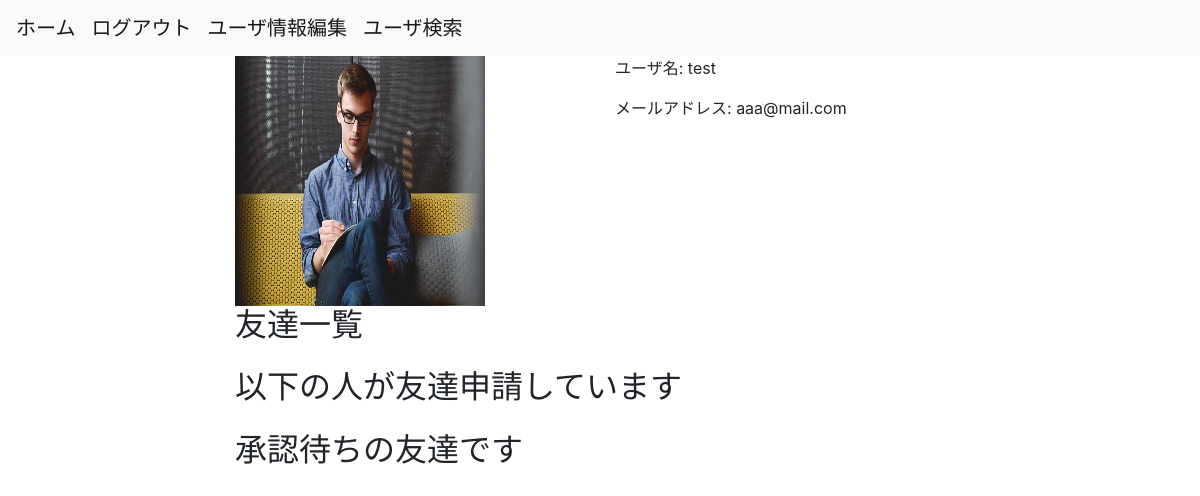
The page / (signed in) on the database its author committed.
### flaskr/models.py (models this page shows, shortened)
class User(UserMixin, db.Model):
    __tablename__ = 'users'
    id = db.Column(db.Integer, primary_key=True)
    username = db.Column(db.String(64), index=True)
    email = db.Column(db.String(64), unique=True, index=True)
    password = db.Column(
        db.String(128),
        default=generate_password_hash('snsflaskapp')
    )
    picture_path = db.Column(db.Text)
    is_active = db.Column(db.Boolean, unique=False, default=False)
    create_at = db.Column(db.DateTime, default=datetime.now)
    update_at = db.Column(db.DateTime, default=datetime.now)
    @classmethod
    def select_friends(cls):
        return cls.query.join(
            UserConnect,
            or_(
                and_(
                    UserConnect.to_user_id == cls.id,
                    UserConnect.from_user_id == current_user.get_id(),
                    UserConnect.status == 2
                ),
                and_(
                    UserConnect.from_user_id == cls.id,
                    UserConnect.to_user_id == current_user.get_id(),
                    UserConnect.status == 2
                )
            )
        ).with_entities(
            cls.id, cls.username, cls.picture_path
        ).all()
    @classmethod
    def select_requested_friends(cls):
        return cls.query.join(
            UserConnect,
            and_(
                UserConnect.from_user_id == cls.id,
                UserConnect.to_user_id == current_user.get_id(),
                UserConnect.status == 1
            )
        ).with_entities(
            cls.id, cls.username, cls.picture_path
        ).all()
    @classmethod
    def select_requesting_friends(cls):
        return cls.query.join(
            UserConnect,
            and_(
                UserConnect.from_user_id == current_user.get_id(),
                UserConnect.to_user_id == cls.id,
                UserConnect.status == 1
            )
        ).with_entities(
            cls.id, cls.username, cls.picture_path
        ).all()

### flaskr/views.py (the view)
@bp.route('/')
def home():
    friends = requested_friends = requesting_friends = None
    connect_form = ConnectForm()
    session['url'] = 'app.home'
    if current_user.is_authenticated:
        friends = User.select_friends()
        requested_friends = User.select_requested_friends()
        requesting_friends = User.select_requesting_friends()
    return render_template(
        'home.html',
        friends = friends,
        requested_friends = requested_friends,
        requesting_friends = requesting_friends,
        connect_form = connect_form
    )

### flaskr/models.py (called while the page is built)
@login_manager.user_loader
def load_user(user_id):
    return User.query.get(user_id)

### flaskr/templates/home.html (shortened to what this page needs)
{% extends "base.html" %}
{% block content %}
<div class="row">
    {% if current_user.is_authenticated %}
    <div class="col-lg-2 offset-lg-2">
        {% if current_user.picture_path %}
            <img class="user-image-big" src="{{ url_for('static', filename=current_user.picture_path) }}">
        {% endif %}
    </div>
    <div class="col-lg-4 offset-lg-2">
        <p>ユーザ名: {{ current_user.username }}</p>
        <p>メールアドレス: {{ current_user.email }}</p>
    </div>
    <div class="col-lg-8 offset-lg-2">
        <h2>友達一覧</h2>
    </div>
    <div class="col-lg-8 offset-lg-2">
        <h2>以下の人が友達申請しています</h2>
    </div>
    <div class="col-lg-8 offset-lg-2">
        <h2>承認待ちの友達です</h2>
    </div>
    {% else %}
        <p>ログイン or 登録をしてください</p>
    {% endif %}
</div>
{% endblock %}

### flaskr/templates/base.html (shortened to what this page needs)
<!DOCTYPE html>
<html lang="ja">
    <head>
        <link rel="stylesheet" href="https://stackpath.bootstrapcdn.com/bootstrap/4.5.0/css/bootstrap.min.css">
        <link rel="stylesheet" href="{{ url_for('static', filename='css/style.css')}}">
    </head>
    <body>
        <nav class="navbar navbar-expand-lg navbar-light bg-light">
            <a class="navbar-brand" href="{{url_for('app.home')}}">
                ホーム
            </a>
            {% if current_user.is_authenticated %}
            <a class="navbar-brand" href="{{url_for('app.logout')}}">
                ログアウト
            </a>
            <a class="navbar-brand" href="{{url_for('app.user')}}">
                ユーザ情報編集
            </a>
            <a class="navbar-brand" href="{{ url_for('app.user_search')}}">
                ユーザ検索
            </a>
            {% endif %}
        </nav>
        <div class="container">
            {% block content %}
            {% endblock %}
        </div>
    </body>
</html>

### flaskr/static/css/style.css (style rules this page uses)
.user-image-big { width: 250px; height: 250px; }

### rows shown on the page
User: picture_path (picture), username "test", email "aaa@mail.com"
